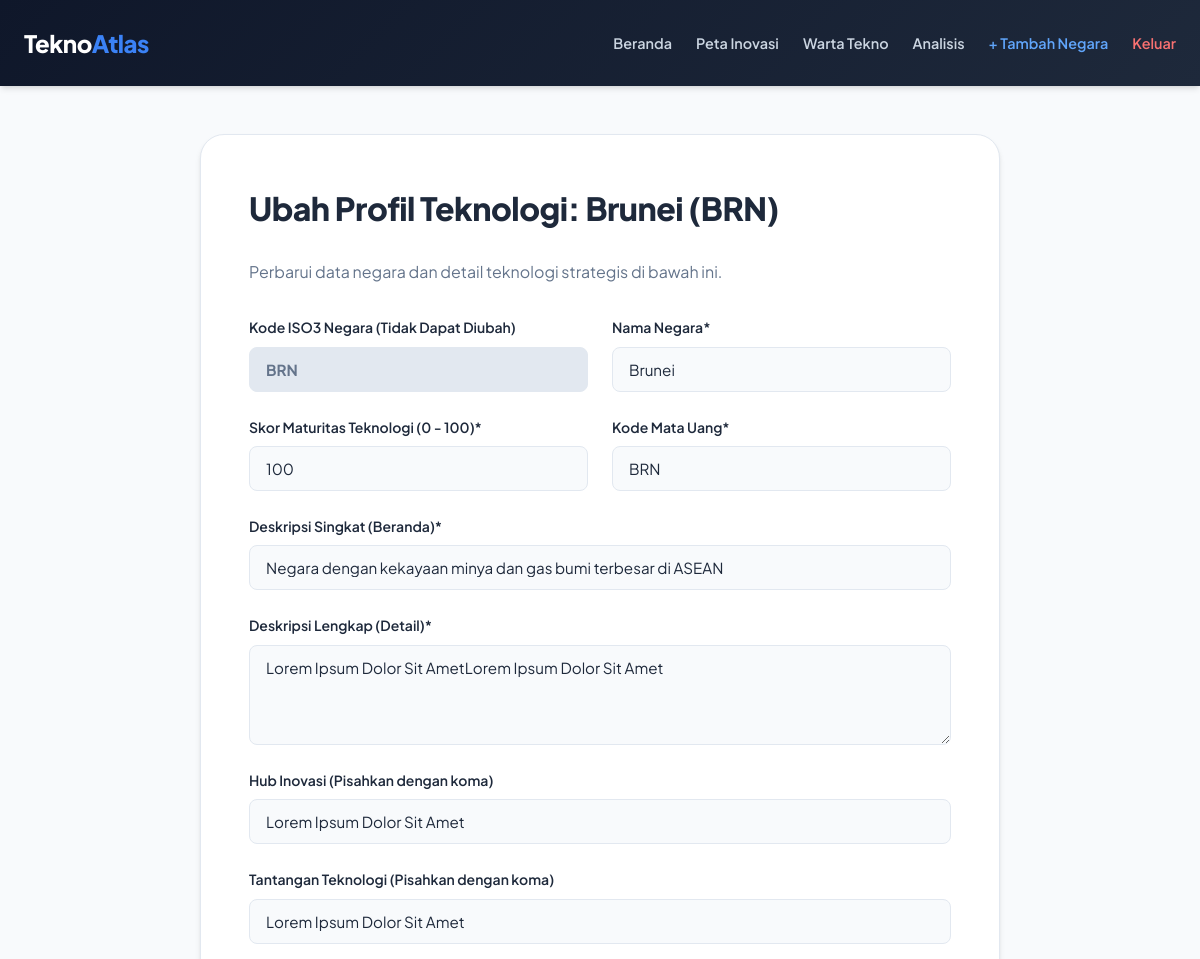
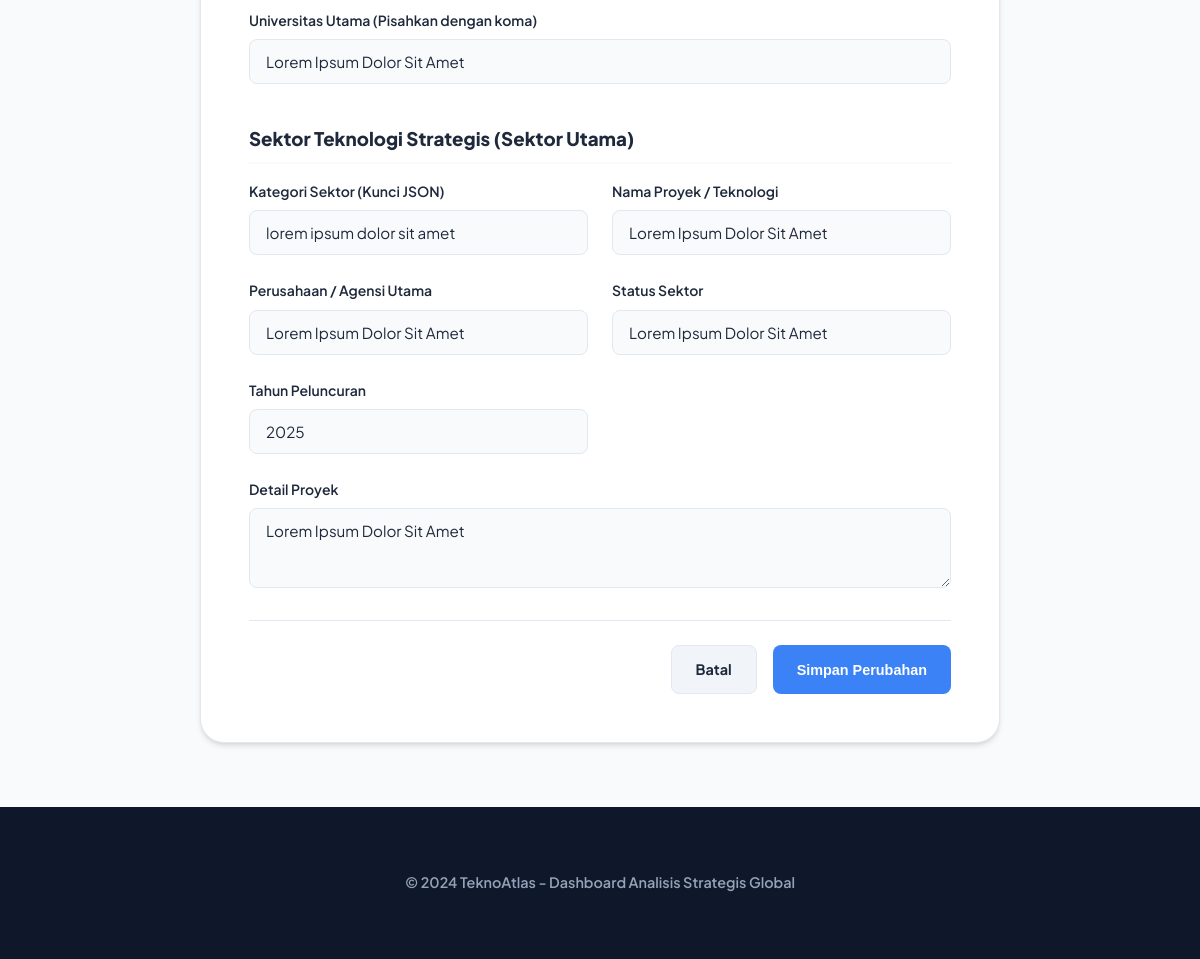
Page /admin/edit/BRN (signed in) on the committed database (2 pictures, top to bottom).
### tables this page shows
CREATE TABLE countries (
            cca3 TEXT PRIMARY KEY,
            name TEXT NOT NULL,
            maturity INTEGER NOT NULL,
            code TEXT,
            desc TEXT,
            full_description TEXT,
            innovation_hubs TEXT,
            challenges TEXT,
            universities TEXT,
            tech_sectors TEXT
        );

### app.py (the view, shortened to what this page needs)
@app.route('/admin/edit/<iso3>', methods=['GET', 'POST'])
def admin_edit(iso3):
    iso3 = iso3.upper()
    country = get_country(iso3)
    if not country:
        abort(404)
    return render_template('admin_edit.html', country=country)

### app.py (called while the page is built, shortened)
@app.before_request
def require_login_middleware():
    user = session.get('username', 'Guest')
    role = session.get('role', 'none')
    logger.info(f"[Request] Path: {request.path} | Method: {request.method} | User: {user} ({role})")
    public_routes = ['login', 'register', 'static']
    endpoint = request.endpoint
    if not endpoint:
        return # Biarkan Flask menangani 404 secara standar
    if endpoint not in public_routes:
        if 'user_id' not in session:
            flash("Silakan masuk terlebih dahulu untuk mengakses TeknoAtlas.", "warning")
            return redirect(url_for('login'))
        if endpoint.startswith('admin_') and session.get('role') != 'admin':
            logger.warning(f"Unauthorized access attempt by user '{user}' to admin endpoint '{endpoint}'")
            abort(403)

### database.py (called while the page is built)
def get_db_connection():
    conn = sqlite3.connect(DATABASE_PATH)
    conn.row_factory = sqlite3.Row
    return conn

def get_country(cca3):
    conn = get_db_connection()
    cursor = conn.cursor()
    cursor.execute("SELECT * FROM countries WHERE cca3 = ?", (cca3.upper(),))
    r = cursor.fetchone()
    conn.close()
    if r:
        return {
            'cca3': r['cca3'],
            'name': r['name'],
            'maturity': r['maturity'],
            'code': r['code'],
            'desc': r['desc'],
            'full_description': r['full_description'],
            'innovation_hubs': json.loads(r['innovation_hubs']) if r['innovation_hubs'] else [],
            'challenges': json.loads(r['challenges']) if r['challenges'] else [],
            'universities': json.loads(r['universities']) if r['universities'] else [],
            'tech_sectors': json.loads(r['tech_sectors']) if r['tech_sectors'] else {}
        }
    return None

### templates/admin_edit.html (shortened to what this page needs)
<!DOCTYPE html>
<html lang="id">
<head>
    <link rel="stylesheet" href="{{ url_for('static', filename='style.css') }}">
</head>
<body>
    <nav>
        <div class="container nav-content">
            <a href="/" class="logo">Tekno<span>Atlas</span></a>
            <div class="nav-links">
                <a href="/">Beranda</a>
                <a href="/map">Peta Inovasi</a>
                <a href="/news">Warta Tekno</a>
                <a href="/analysis">Analisis</a>
                {% if session.get('role') == 'admin' %}
                    <a href="/admin/add" style="color: var(--accent-light);">+ Tambah Negara</a>
                {% endif %}
                <a href="/logout" style="color: #f87171;">Keluar</a>
            </div>
        </div>
    </nav>
    <div class="container">
        <div class="crud-container" style="animation: fadeIn 0.4s ease-out;">
            <h2>Ubah Profil Teknologi: {{ country.name }} ({{ country.cca3 }})</h2>
            <p style="color: var(--text-muted); margin-bottom: 2rem;">Perbarui data negara dan detail teknologi strategis di bawah ini.</p>
            <form action="/admin/edit/{{ country.cca3 }}" method="POST">
                <div class="form-grid-2">
                    <div class="form-group">
                        <label for="cca3">Kode ISO3 Negara (Tidak Dapat Diubah)</label>
                        <input type="text" id="cca3" name="cca3" class="form-input" value="{{ country.cca3 }}" disabled style="background: #e2e8f0; color: #64748b; font-weight: bold;">
                    </div>
                    <div class="form-group">
                        <label for="name">Nama Negara*</label>
                        <input type="text" id="name" name="name" class="form-input" value="{{ country.name }}" placeholder="Contoh: Singapura" required>
                    </div>
                </div>
                <div class="form-grid-2">
                    <div class="form-group">
                        <label for="maturity">Skor Maturitas Teknologi (0 - 100)*</label>
                        <input type="number" id="maturity" name="maturity" class="form-input" value="{{ country.maturity }}" placeholder="Contoh: 85" required min="0" max="100">
                    </div>
                    <div class="form-group">
                        <label for="code">Kode Mata Uang*</label>
                        <input type="text" id="code" name="code" class="form-input" value="{{ country.code }}" placeholder="Contoh: SGD" required minlength="3" maxlength="3" style="text-transform: uppercase;">
                    </div>
                </div>
                <div class="form-group">
                    <label for="desc">Deskripsi Singkat (Beranda)*</label>
                    <input type="text" id="desc" name="desc" class="form-input" value="{{ country.desc }}" placeholder="Contoh: Hub teknologi finansial." required>
                </div>
                <div class="form-group">
                    <label for="full_description">Deskripsi Lengkap (Detail)*</label>
                    <textarea id="full_description" name="full_description" class="form-input form-text" placeholder="Tuliskan latar belakang teknologi secara detail..." required>{{ country.full_description }}</textarea>
                </div>
                <div class="form-group">
                    <label for="innovation_hubs">Hub Inovasi (Pisahkan dengan koma)</label>
                    <input type="text" id="innovation_hubs" name="innovation_hubs" class="form-input" value="{{ country.innovation_hubs | join(', ') }}" placeholder="Contoh: SG Innovate, One-North">
                </div>
                <div class="form-group">
                    <label for="challenges">Tantangan Teknologi (Pisahkan dengan koma)</label>
                    <input type="text" id="challenges" name="challenges" class="form-input" value="{{ country.challenges | join(', ') }}" placeholder="Contoh: Keterbatasan lahan">
                </div>
                <div class="form-group">
                    <label for="universities">Universitas Utama (Pisahkan dengan koma)</label>
                    <input type="text" id="universities" name="universities" class="form-input" value="{{ country.universities | join(', ') }}" placeholder="Contoh: NUS, NTU">
                </div>
                {% set first_key = (country.tech_sectors.keys() | list)[0] if country.tech_sectors else 'digital' %}
                {% set first_sector = country.tech_sectors[first_key] if country.tech_sectors else {} %}
                <h3 style="margin: 2.5rem 0 1rem 0; border-bottom: 2px solid var(--bg); padding-bottom: 0.5rem; font-weight: 800;">Sektor Teknologi Strategis (Sektor Utama)</h3>
                <div class="form-grid-2">
                    <div class="form-group">
                        <label for="sector_key">Kategori Sektor (Kunci JSON)</label>
                        <input type="text" id="sector_key" name="sector_key" class="form-input" value="{{ first_key }}" placeholder="Contoh: digital" required>
                    </div>
                    <div class="form-group">
                        <label for="sector_item">Nama Proyek / Teknologi</label>
                        <input type="text" id="sector_item" name="sector_item" class="form-input" value="{{ first_sector.get('item', '') }}" placeholder="Contoh: Smart Nation" required>
                    </div>
                </div>
                <div class="form-grid-2">
                    <div class="form-group">
                        <label for="sector_company">Perusahaan / Agensi Utama</label>
                        <input type="text" id="sector_company" name="sector_company" class="form-input" value="{{ first_sector.get('company', '') }}" placeholder="Contoh: GovTech" required>
                    </div>
                    <div class="form-group">
                        <label for="sector_status">Status Sektor</label>
                        <input type="text" id="sector_status" name="sector_status" class="form-input" value="{{ first_sector.get('status', '') }}" placeholder="Contoh: Active" required>
                    </div>
                </div>
                <div class="form-grid-2">
                    <div class="form-group">
                        <label for="sector_year">Tahun Peluncuran</label>
                        <input type="number" id="sector_year" name="sector_year" class="form-input" value="{{ first_sector.get('year', '') }}" placeholder="Contoh: 2024" required min="1900" max="2100">
                    </div>
                </div>
                <div class="form-group">
                    <label for="sector_detail">Detail Proyek</label>
                    <textarea id="sector_detail" name="sector_detail" class="form-input" placeholder="Deskripsikan fokus teknologi..." required style="min-height: 80px;">{{ first_sector.get('detail', '') }}</textarea>
                </div>
                <div class="crud-actions">
                    <a href="/country/{{ country.cca3 }}" class="btn-crud btn-cancel">Batal</a>
                    <button type="submit" class="btn-crud btn-save">Simpan Perubahan</button>
                </div>
            </form>
        </div>
    </div>
    <footer>
        <div class="container">
            <p>&copy; 2024 TeknoAtlas - Dashboard Analisis Strategis Global</p>
        </div>
    </footer>
</body>
</html>

### static/style.css (style rules this page uses)
:root { --primary: #0f172a; --primary-light: #1e293b; --accent: #3b82f6; --accent-light: #60a5fa; --bg: #f8fafc; --card: #ffffff; --border: #e2e8f0; --text-main: #1e293b; --text-muted: #64748b; --success: #10b981; --shadow-sm: 0 1px 2px 0 rgb(0 0 0 / 0.05); --shadow-md: 0 4px 6px -1px rgb(0 0 0 / 0.1), 0 2px 4px -2px rgb(0 0 0 / 0.1); --shadow-lg: 0 10px 15px -3px rgb(0 0 0 / 0.1), 0 4px 6px -4px rgb(0 0 0 / 0.1); --radius-lg: 24px; --radius-md: 16px; --radius-sm: 8px; }
* { box-sizing: border-box; margin: 0; padding: 0; }
body { font-family: 'Plus Jakarta Sans', sans-serif; background: var(--bg); color: var(--text-main); line-height: 1.6; -webkit-font-smoothing: antialiased; }
.container { max-width: 1200px; margin: 0 auto; padding: 0 24px; }
nav { background: var(--primary); background: linear-gradient(135deg, var(--primary) 0%, #1e293b 100%); color: white; padding: 1.5rem 0; position: sticky; top: 0; z-index: 100; box-shadow: var(--shadow-md); }
.nav-content { display: flex; justify-content: space-between; align-items: center; }
.logo { font-size: 1.5rem; font-weight: 800; text-decoration: none; color: white; letter-spacing: -0.5px; }
.logo span { color: var(--accent); }
.nav-links { display: flex; gap: 1.5rem; }
.nav-links a { color: #cbd5e1; text-decoration: none; font-weight: 600; font-size: 0.9rem; transition: color 0.2s ease, transform 0.2s ease; }
footer { background: var(--primary); color: #94a3b8; padding: 4rem 0; text-align: center; margin-top: 4rem; }
footer p { font-size: 0.9rem; font-weight: 600; }
.form-group { margin-bottom: 1.5rem; display: flex; flex-direction: column; }
.form-group label { font-weight: 600; font-size: 0.875rem; color: var(--text-main); margin-bottom: 0.5rem; }
.form-input { font-family: inherit; font-size: 0.95rem; padding: 0.75rem 1rem; border: 1px solid var(--border); border-radius: var(--radius-sm); background: #f8fafc; color: var(--text-main); transition: all 0.2s ease; outline: none; }
.form-text { font-family: inherit; min-height: 100px; resize: vertical; }
.crud-container { max-width: 800px; margin: 3rem auto; background: white; padding: 3rem; border-radius: var(--radius-lg); box-shadow: var(--shadow-md); border: 1px solid var(--border); }
.crud-container h2 { font-size: 2rem; font-weight: 800; margin-bottom: 1.5rem; letter-spacing: -0.5px; }
.form-grid-2 { display: grid; grid-template-columns: 1fr 1fr; gap: 1.5rem; }
.crud-actions { display: flex; justify-content: flex-end; gap: 1rem; margin-top: 2rem; border-top: 1px solid var(--border); padding-top: 1.5rem; }
.btn-crud { padding: 0.75rem 1.5rem; border-radius: var(--radius-sm); font-weight: 700; font-size: 0.9rem; cursor: pointer; transition: all 0.2s ease; border: none; text-decoration: none; text-align: center; }
.btn-save { background: var(--accent); color: white; }
.btn-cancel { background: #f1f5f9; color: var(--text-main); border: 1px solid var(--border); }

### rows in the picture
countries: name "Brunei", cca3 "BRN", maturity "100", code "BRN", desc "Negara dengan kekayaan minya dan gas bumi terbesar di ASEAN", full_description "Lorem Ipsum Dolor Sit AmetLorem Ipsum Dolor Sit Amet"
